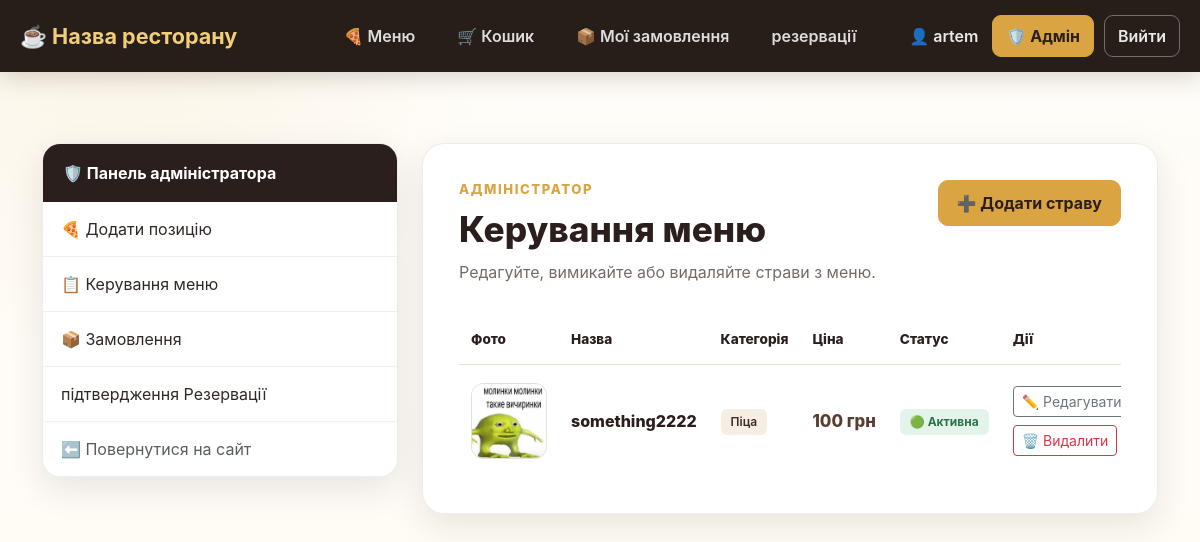
/admin/menu (signed in), run on the app's committed database.
### online_restaurant_db.py (models this page shows, shortened)
class Base(DeclarativeBase):
    pass

class Users(Base, UserMixin):
    __tablename__ = "users"
    id: Mapped[int] = mapped_column(primary_key=True)
    nickname: Mapped[str] = mapped_column(String(100), unique=True)
    password: Mapped[str] = mapped_column(String(200))
    email: Mapped[str] = mapped_column(String(50), unique=True)
    role = Column(String(20), nullable=False, default="user")
    reservations = relationship("Reservation", foreign_keys="Reservation.user_id", back_populates="user")
    orders = relationship("Orders", foreign_keys="Orders.user_id", back_populates='user')

class Menu(Base):
    __tablename__ = "menu"
    id: Mapped[int] = mapped_column(primary_key=True)
    name: Mapped[str] = mapped_column(String)
    weight: Mapped[str] = mapped_column(String)
    ingredients: Mapped[str] = mapped_column(String)
    description: Mapped[str] = mapped_column(String)
    price: Mapped[int] = mapped_column()
    active: Mapped[bool] = mapped_column(Boolean, default=True)
    file_name: Mapped[str] = mapped_column(String)
    category: Mapped[str] = mapped_column(String(50), default="Інше")

### online_restaurant.py (the view)
@app.route('/admin/menu')
@login_required
@admin_required
def admin_menu():
    with Session() as cursor:
        all_positions = (
            cursor.query(Menu)
            .order_by(Menu.category, Menu.name)
            .all()
        )
    return render_template(
        'admin_menu.html',
        all_positions=all_positions,
        categories=CATEGORIES
    )

### online_restaurant.py (called while the page is built)
@app.before_request
def ensure_csrf_token():
    if "csrf_token" not in session:
        session["csrf_token"] = secrets.token_hex(16)

def admin_required(function):
    @wraps(function)
    @login_required
    def decorated_function(*args, **kwargs):
        if current_user.role != 'admin':
            return redirect(url_for('home'))
        return function(*args, **kwargs)
    return decorated_function

@login_manager.user_loader
def load_user(user_id):
    with Session() as session:
        user = session.query(Users).filter_by(id = user_id).first()
        if user:
            return user

@app.after_request
def apply_csp(response):
    nonce = secrets.token_urlsafe(16)  # Генеруємо випадковий nonce для дозволених скриптів
    csp = (
        f"default-src 'self'; "
        f"script-src 'self' 'nonce-{nonce}'; "
        f"style-src 'self'; "
        f"frame-ancestors 'none'; "
        f"base-uri 'self'; "
        f"form-action 'self'"
    )
    response.headers["Content-Security-Policy"] = csp
    response.set_cookie('nonce', nonce)
    return response

### templates/admin_menu.html (shortened to what this page needs)
<!DOCTYPE html>
<html lang="uk">
<head>
    <link rel="stylesheet" href="{{ url_for('static', filename='css/bootstrap.min.css') }}">
<link rel="stylesheet" href="{{ url_for('static', filename='css/restaurant.css') }}">
</head>
<body>
{% include '_navigation.html' %}
<main class="container pb-5 admin-menu-page">
    <div class="row g-4">
        <aside class="col-lg-4">
            {% include '_admin_navigation.html' %}
        </aside>
        <section class="col-lg-8">
            <div class="admin-menu-card">
                <div class="admin-menu-header">
                    <div>
                        <div class="admin-menu-label">
                            АДМІНІСТРАТОР
                        </div>
                        <h1>
                            Керування меню
                        </h1>
                        <p>
                            Редагуйте, вимикайте або видаляйте страви з меню.
                        </p>
                    </div>
                    <a href="{{ url_for('add_position') }}"
                       class="btn btn-gold admin-add-button">
                        ➕ Додати страву
                    </a>
                </div>
                {% if all_positions %}
                    <div class="table-responsive">
                        <table class="table admin-menu-table align-middle">
                            <thead>
                                <tr>
                                    <th>Фото</th>
                                    <th>Назва</th>
                                    <th>Категорія</th>
                                    <th>Ціна</th>
                                    <th>Статус</th>
                                    <th>Дії</th>
                                </tr>
                            </thead>
                            <tbody>
                                {% for position in all_positions %}
                                <tr>
                                    <td>
                                        {% if position.file_name %}
                                            <img
                                                src="{{ url_for('static', filename='menu/' ~ position.file_name) }}"
                                                alt="{{ position.name }}"
                                                class="admin-menu-image"
                                            >
                                        {% else %}
                                            <div class="admin-menu-placeholder">
                                                🍕
                                            </div>
                                        {% endif %}
                                    </td>
                                    <td class="admin-menu-name">
                                        {{ position.name }}
                                    </td>
                                    <td>
                                        <span class="badge admin-category">
                                            {{ position.category }}
                                        </span>
                                    </td>
                                    <td class="admin-menu-price">
                                        {{ position.price }} грн
                                    </td>
                                    <td>
                                        {% if position.active %}
                                            <span class="badge admin-status-active">
                                                🟢 Активна
                                            </span>
                                        {% else %}
                                            <span class="badge admin-status-disabled">
                                                ⚪ Вимкнена
                                            </span>
                                        {% endif %}
                                    </td>
                                    <td>
                                        <div class="admin-actions">
                                            <a
                                                href="{{ url_for('edit_position', menu_id=position.id) }}"
                                                class="btn btn-sm btn-outline-secondary"
                                            >
                                                ✏️ Редагувати
                                            </a>
                                            <form
                                                action="{{ url_for('delete_menu_item', menu_id=position.id) }}"
                                                method="POST"
                                                onsubmit="return confirm('Видалити «{{ position.name }}» назавжди?');"
                                            >
                                                <button
                                                    type="submit"
                                                    class="btn btn-sm btn-outline-danger"
                                                >
                                                    🗑️ Видалити
                                                </button>
                                            </form>
                                        </div>
                                    </td>
                                </tr>
                                {% endfor %}
                            </tbody>
                        </table>
                    </div>
                {% endif %}
            </div>
        </section>
    </div>
</main>

### templates/_navigation.html (shortened to what this page needs)
<nav class="restaurant-nav">
    <div class="nav-container">
        <a href="/" class="restaurant-brand">
            ☕ Назва ресторану
        </a>
        <div class="nav-links">
            {% if current_user.is_authenticated %}
                <a href="/menu" class="nav-link">
                    🍕 Меню
                </a>
                <a href="/cart" class="nav-link">
                    🛒 Кошик
                </a>
                <a href="/my_orders" class="nav-link">
                    📦 Мої замовлення
                </a>
                <a href="/reservation" class="nav-link">
                   резервації
                      </a>
            {% else %}
                <a href="/menu" class="nav-link">
                    🍕 Меню
            {% endif %}
        </div>
        <div class="nav-user">
            {% if current_user.is_authenticated %}
                <span class="username">
                    👤 {{ current_user.nickname }}
                </span>
                {% if current_user.role == 'admin' %}
                    <a href="/admin"
                       class="admin-button">
                        🛡️ Адмін
                    </a>
                {% endif %}
                <form action="/logout"
                      method="post"
                      class="logout-form">
                    <button type="submit"
                            class="logout-button">
                        Вийти
                    </button>
                </form>
            {% endif %}
        </div>
    </div>
</nav>

### static/css/restaurant.css (style rules this page uses)
:root { --coffee-950: #211713; --coffee-900: #2b1f1d; --coffee-800: #3a2925; --coffee-700: #5a3d32; --cream: #fffaf3; --cream-2: #f6eee4; --gold: #d9a441; --gold-light: #f1cf7a; --text: #302824; --muted: #766b64; --shadow: 0 12px 35px rgba(43, 31, 29, .10); --radius: 18px; }
* { box-sizing: border-box; }
body { margin: 0; min-height: 100vh; color: var(--text); background: radial-gradient( circle at 10% 0%, rgba(217, 164, 65, .10), transparent 28% ), linear-gradient( 180deg, #fffdf9 0%, var(--cream) 100% ); font-family: Inter, system-ui, -apple-system, BlinkMacSystemFont, "Segoe UI", sans-serif; }
.restaurant-nav { width: 100%; background: rgba(33, 23, 19, 0.97); box-shadow: 0 5px 25px rgba(33, 23, 19, 0.18); margin-bottom: 16px; }
.nav-container { width: min(1400px, calc(100% - 40px)); min-height: 72px; margin: 0 auto; display: grid; grid-template-columns: 1fr auto 1fr; align-items: center; }
.restaurant-brand { justify-self: start; color: var(--gold-light); text-decoration: none; font-size: 1.35rem; font-weight: 700; white-space: nowrap; transition: color .2s ease; }
.nav-links { display: flex; align-items: center; justify-content: center; gap: 10px; }
.nav-links .nav-link { display: inline-flex; align-items: center; justify-content: center; padding: 10px 16px; color: rgba(255, 255, 255, .85); text-decoration: none; font-weight: 600; white-space: nowrap; border-radius: 10px; transition: color .2s ease, background .2s ease, transform .2s ease; }
.nav-user { justify-self: end; display: flex; align-items: center; gap: 10px; }
.username { color: rgba(255, 255, 255, .9); font-weight: 600; white-space: nowrap; padding: 8px 4px; }
.admin-button { display: inline-flex; align-items: center; justify-content: center; padding: 8px 13px; color: #2b1f1d; background: var(--gold); border: 1px solid var(--gold); border-radius: 9px; text-decoration: none; font-weight: 700; white-space: nowrap; transition: .2s ease; }
.logout-form { margin: 0; }
.logout-button { padding: 8px 13px; color: rgba(255, 255, 255, .9); background: transparent; border: 1px solid rgba(255, 255, 255, .35); border-radius: 9px; font-weight: 600; cursor: pointer; white-space: nowrap; transition: .2s ease; }
.btn-gold { color: #2b1f1d; background: var(--gold); border-color: var(--gold); font-weight: 700; }
.admin-menu-page { padding-top: 55px; }
.admin-menu-page .admin-menu-card { background: rgba(255, 255, 255, 0.95); border: 1px solid rgba(90, 61, 50, 0.10); border-radius: 22px; padding: 36px; box-shadow: var(--shadow); }
.admin-menu-page .admin-menu-header { display: flex; align-items: flex-start; justify-content: space-between; gap: 25px; margin-bottom: 30px; }
.admin-menu-page .admin-menu-label { color: var(--gold); font-size: 0.82rem; font-weight: 800; letter-spacing: 1.6px; margin-bottom: 8px; }
.admin-menu-page .admin-menu-header h1 { margin: 0 0 10px; color: var(--coffee-900); font-size: 2.2rem; font-weight: 800; }
.admin-menu-page .admin-menu-header p { margin: 0; color: var(--muted); font-size: 1rem; }
.admin-menu-page .admin-add-button { flex-shrink: 0; white-space: nowrap; text-decoration: none; padding: 10px 18px; border-radius: 10px; }
.admin-menu-page .admin-menu-table { margin: 0; }
.admin-menu-page .admin-menu-table thead th { color: var(--coffee-900); font-size: 0.85rem; font-weight: 800; border-bottom: 1px solid #eadfd5; padding: 15px 12px; white-space: nowrap; }
.admin-menu-page .admin-menu-table tbody td { padding: 18px 12px; border-bottom: 1px solid #eee5dd; }
.admin-menu-page .admin-menu-table tbody tr:last-child td { border-bottom: none; }
.admin-menu-page .admin-menu-image { width: 76px; height: 76px; display: block; object-fit: cover; object-position: center; border-radius: 12px; border: 1px solid #eadfd5; background: var(--cream-2); }
.admin-menu-page .admin-menu-name { color: var(--coffee-900); font-weight: 800; min-width: 130px; }
.admin-menu-page .admin-menu-price { color: var(--coffee-700); font-size: 1.05rem; font-weight: 800; white-space: nowrap; }
.admin-menu-page .admin-category { color: var(--coffee-800); background: var(--cream-2); font-weight: 600; padding: 7px 10px; }
.admin-menu-page .admin-status-active { color: #28734d; background: #e4f4eb; padding: 7px 10px; }
.admin-menu-page .admin-actions { display: flex; flex-wrap: wrap; gap: 8px; min-width: 250px; }
.admin-menu-page .admin-actions form { margin: 0; }

### data on the page
Users: nickname "artem"
Menu: file_name (picture), name "something2222", category "Піца", price "100", active "🟢 Активна"
